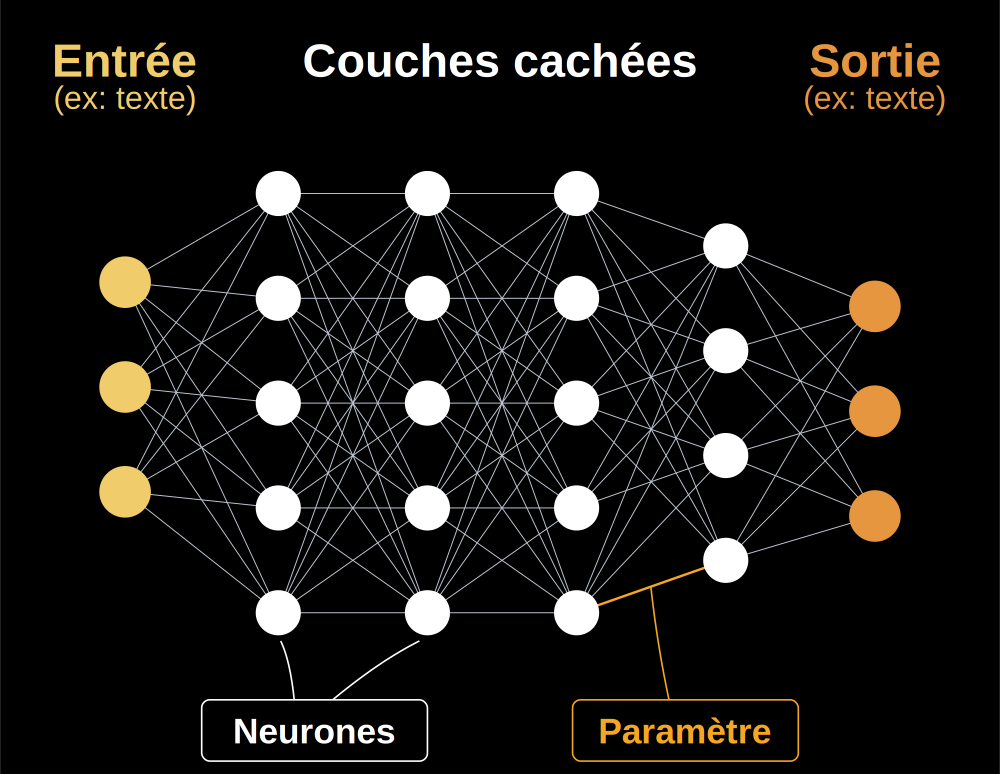
#> input picture contenus/cartes/01 Modèle d_Intelligence Artificielle (IA).png, 2000 x 1548 px (shown at 1/2 size); its folder holds only this picture in this run
$ python generer-images.py
#> lines starting #> are read from the running program, lines starting #| are printed output that depends on the picture
#!/usr/bin/env python3
"""Genere les variantes web des cartes (B3.7).

Lit les images sources dans contenus/cartes/ (nommees avec le numero de carte
en tete, ex. "4 Automatisation du travail.png"), et produit pour chaque carte
deux variantes WebP dans site/assets/img/cartes/ :

    NN-560.webp   (vignette : tableau et eventail d'accueil)
    NN-900.webp   (carte ouverte en grand)

NN est le numero sur deux chiffres. Seul un redimensionnement vers le bas est
applique (jamais d'agrandissement). Les images dont le numero est ambigu
(plusieurs fichiers pour le meme numero) sont ignorees et signalees : a vous de
renommer ou de retirer le doublon.

Dependance : Pillow  ->  pip install Pillow
Usage       : python3 scripts/generer-images.py
"""

import re
import sys
from pathlib import Path
from collections import defaultdict

try:
    from PIL import Image
except ImportError:
    sys.exit("Pillow manquant. Installez-le avec : pip install Pillow")

RACINE = Path(__file__).resolve().parent.parent
SRC = RACINE / "contenus" / "cartes"
DST = RACINE / "site" / "assets" / "img" / "cartes"
VARIANTES = {"560": 560, "900": 900}
EXTENSIONS = {".png", ".jpg", ".jpeg", ".webp"}
QUALITE = 82


def numero(nom: str):
    """Extrait le numero de carte en tete du nom de fichier, ou None."""
    m = re.match(r"\s*(\d+)", nom)
    return int(m.group(1)) if m else None


def main():
    if not SRC.is_dir():
        sys.exit(f"Dossier source introuvable : {SRC}")
    DST.mkdir(parents=True, exist_ok=True)

    par_numero = defaultdict(list)
    for f in sorted(SRC.iterdir()):
        if f.suffix.lower() not in EXTENSIONS or f.name.lower() == "readme.md":
            continue
        n = numero(f.name)
        if n is None:
            print(f"  ignore (pas de numero) : {f.name}")
            continue
        par_numero[n].append(f)

    generes, conflits, ignores = 0, [], []
    for n in sorted(par_numero):
        fichiers = par_numero[n]
        if n == 0:
            ignores.append((n, "carte 0 sans visuel dans l'outil", fichiers))
            continue
        if len(fichiers) > 1:
            conflits.append((n, fichiers))
            continue

        src = fichiers[0]
        try:
            img = Image.open(src)
#> img is the input picture: PIL image 2000x1548 RGBA; mean R, G, B, A 23.2, 21.7, 19.2, 254.9
        except Exception as e:  # noqa: BLE001
            print(f"  ERREUR lecture {src.name} : {e}")
            continue
        img = img.convert("RGBA")

        for suffixe, largeur in VARIANTES.items():
            cible = img
            if img.width > largeur:
                hauteur = round(img.height * largeur / img.width)
                cible = img.resize((largeur, hauteur), Image.LANCZOS)
            sortie = DST / f"{n:02d}-{suffixe}.webp"
            # aplatir la transparence sur blanc (les visuels de cartes sont sur fond clair)
            fond = Image.new("RGB", cible.size, (255, 255, 255))
            fond.paste(cible, (0, 0), cible)
            fond.save(sortie, "WEBP", quality=QUALITE, method=6)
#> this loop made 2 passes
#> pass 1, in main, `cible = img.resize((largeur, hauteur), Image.LANCZOS)`:
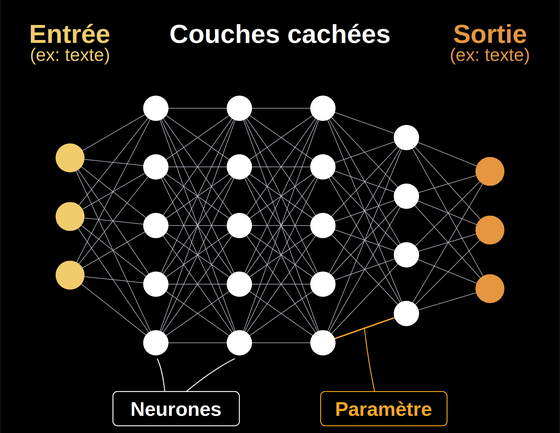
#> cible: PIL image 560x433 RGBA; mean R, G, B, A 23.9, 22.4, 19.9, 254.9; transparent parts drawn white
#> pass 2, in main, `cible = img.resize((largeur, hauteur), Image.LANCZOS)`:
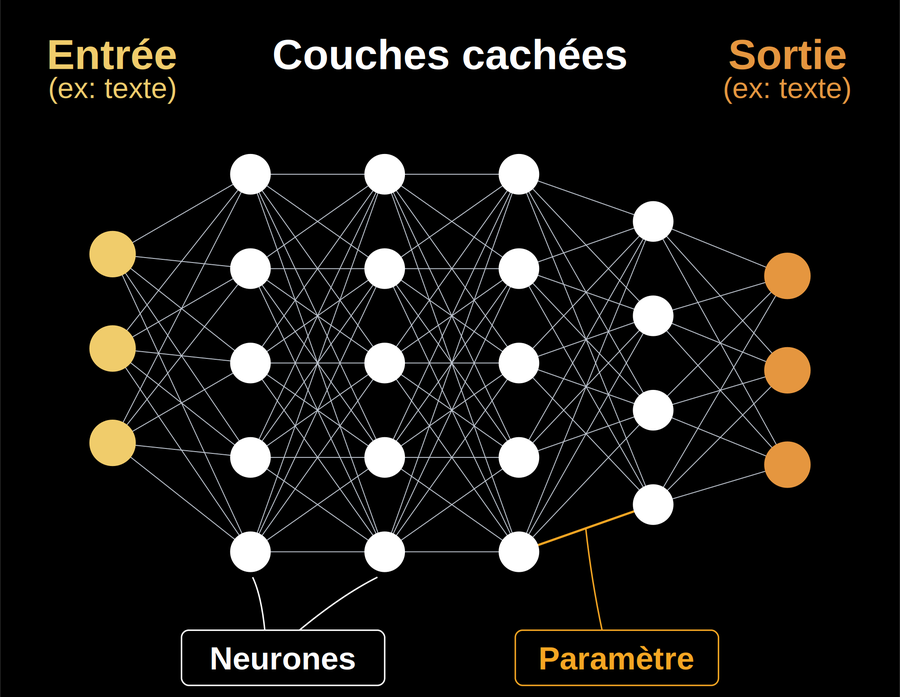
#> cible: PIL image 900x697 RGBA; mean R, G, B, A 23.7, 22.2, 19.7, 254.9; transparent parts drawn white
        generes += 1
        print(f"  ok carte {n:02d}  <-  {src.name}")

    print(f"\n{generes} carte(s) generee(s) dans {DST.relative_to(RACINE)}")

    if conflits:
        print("\n/!\\ CONFLITS a resoudre (plusieurs fichiers pour un meme numero) :")
        for n, fichiers in conflits:
            print(f"  carte {n:02d} :")
            for f in fichiers:
                print(f"      - {f.name}")
        print("  -> renommez ou retirez le doublon, puis relancez le script.")

    if ignores:
        print("\nIgnores volontairement :")
        for n, raison, fichiers in ignores:
            print(f"  carte {n:02d} ({raison}) : {', '.join(f.name for f in fichiers)}")


if __name__ == "__main__":
    main()
